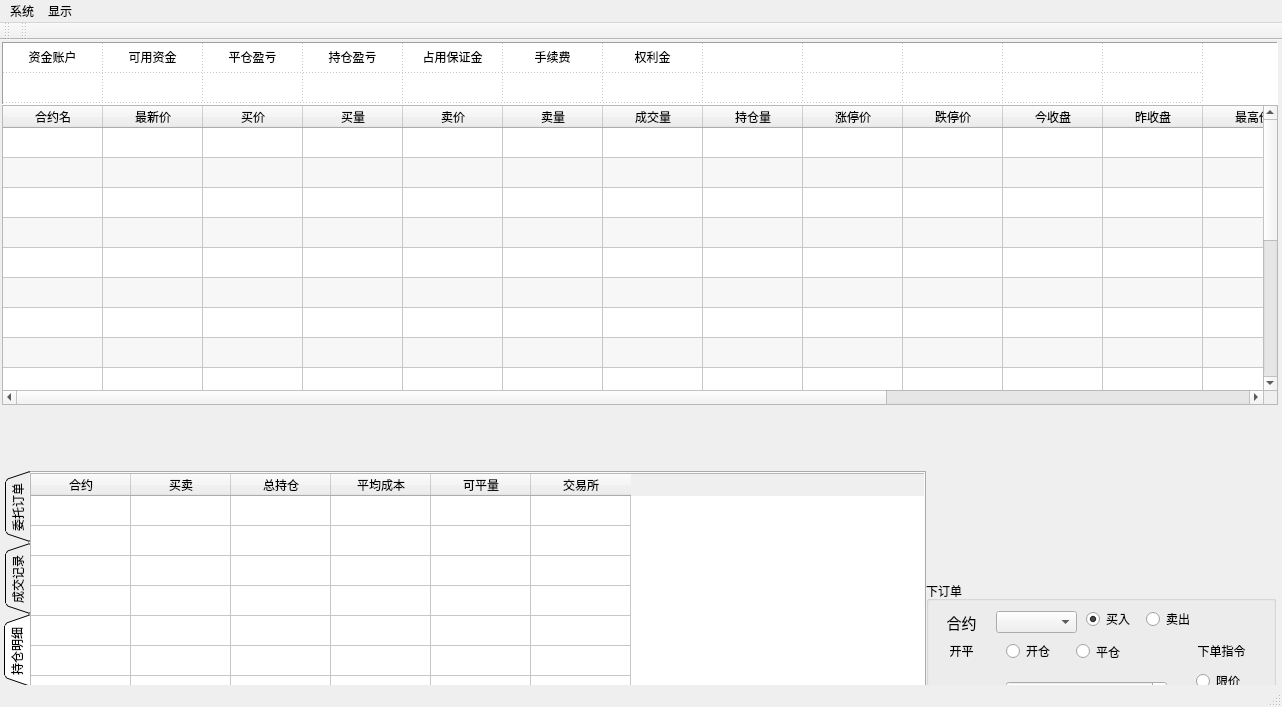
<?xml version="1.0" encoding="UTF-8"?>
<ui version="4.0">
 <class>Qt_femasClass</class>
 <widget class="QMainWindow" name="Qt_femasClass">
  <property name="geometry">
   <rect>
    <x>0</x>
    <y>0</y>
    <width>1282</width>
    <height>707</height>
   </rect>
  </property>
  <property name="windowTitle">
   <string>飞马交易客户端</string>
  </property>
  <property name="windowIcon">
   <iconset resource="qt_femas.qrc">
    <normaloff>:/images/ femasImage</normaloff>:/images/ femasImage</iconset>
  </property>
  <widget class="QWidget" name="centralWidget">
   <property name="sizePolicy">
    <sizepolicy hsizetype="Expanding" vsizetype="Expanding">
     <horstretch>0</horstretch>
     <verstretch>0</verstretch>
    </sizepolicy>
   </property>
   <widget class="QWidget" name="layoutWidget">
    <property name="geometry">
     <rect>
      <x>0</x>
      <y>0</y>
      <width>2</width>
      <height>2</height>
     </rect>
    </property>
    <layout class="QVBoxLayout" name="verticalLayout_4"/>
   </widget>
   <widget class="QWidget" name="widgetLA" native="true">
    <property name="geometry">
     <rect>
      <x>0</x>
      <y>0</y>
      <width>1280</width>
      <height>1000</height>
     </rect>
    </property>
    <property name="sizePolicy">
     <sizepolicy hsizetype="Expanding" vsizetype="Expanding">
      <horstretch>0</horstretch>
      <verstretch>0</verstretch>
     </sizepolicy>
    </property>
    <layout class="QFormLayout" name="formLayout">
     <property name="sizeConstraint">
      <enum>QLayout::SetNoConstraint</enum>
     </property>
     <property name="horizontalSpacing">
      <number>0</number>
     </property>
     <property name="verticalSpacing">
      <number>0</number>
     </property>
     <property name="leftMargin">
      <number>2</number>
     </property>
     <property name="topMargin">
      <number>2</number>
     </property>
     <property name="rightMargin">
      <number>2</number>
     </property>
     <property name="bottomMargin">
      <number>2</number>
     </property>
     <item row="0" column="0">
      <layout class="QVBoxLayout" name="verticalLayout_3"/>
     </item>
     <item row="1" column="1">
      <widget class="QTableWidget" name="MyFunds">
       <property name="maximumSize">
        <size>
         <width>16777215</width>
         <height>63</height>
        </size>
       </property>
       <property name="focusPolicy">
        <enum>Qt::WheelFocus</enum>
       </property>
       <property name="whatsThis">
        <string/>
       </property>
       <property name="frameShape">
        <enum>QFrame::Panel</enum>
       </property>
       <property name="editTriggers">
        <set>QAbstractItemView::NoEditTriggers</set>
       </property>
       <property name="gridStyle">
        <enum>Qt::DotLine</enum>
       </property>
       <property name="rowCount">
        <number>2</number>
       </property>
       <attribute name="horizontalHeaderVisible">
        <bool>false</bool>
       </attribute>
       <attribute name="horizontalHeaderCascadingSectionResizes">
        <bool>true</bool>
       </attribute>
       <attribute name="verticalHeaderVisible">
        <bool>false</bool>
       </attribute>
       <row/>
       <row/>
       <column>
        <property name="text">
         <string>新建列</string>
        </property>
       </column>
       <column>
        <property name="text">
         <string>新建列</string>
        </property>
       </column>
       <column>
        <property name="text">
         <string>新建列</string>
        </property>
       </column>
       <column>
        <property name="text">
         <string>新建列</string>
        </property>
       </column>
       <column>
        <property name="text">
         <string>新建列</string>
        </property>
       </column>
       <column>
        <property name="text">
         <string>新建列</string>
        </property>
       </column>
       <column>
        <property name="text">
         <string>新建列</string>
        </property>
       </column>
       <column>
        <property name="text">
         <string>新建列</string>
        </property>
       </column>
       <column>
        <property name="text">
         <string>新建列</string>
        </property>
       </column>
       <column>
        <property name="text">
         <string>新建列</string>
        </property>
       </column>
       <column>
        <property name="text">
         <string>新建列</string>
        </property>
       </column>
       <column>
        <property name="text">
         <string>新建列</string>
        </property>
       </column>
       <item row="0" column="0">
        <property name="text">
         <string>资金账户</string>
        </property>
        <property name="textAlignment">
         <set>AlignCenter</set>
        </property>
       </item>
       <item row="0" column="1">
        <property name="text">
         <string>可用资金</string>
        </property>
        <property name="textAlignment">
         <set>AlignCenter</set>
        </property>
       </item>
       <item row="0" column="2">
        <property name="text">
         <string>平仓盈亏</string>
        </property>
        <property name="textAlignment">
         <set>AlignCenter</set>
        </property>
       </item>
       <item row="0" column="3">
        <property name="text">
         <string>持仓盈亏</string>
        </property>
        <property name="textAlignment">
         <set>AlignCenter</set>
        </property>
       </item>
       <item row="0" column="4">
        <property name="text">
         <string>占用保证金</string>
        </property>
        <property name="textAlignment">
         <set>AlignCenter</set>
        </property>
       </item>
       <item row="0" column="5">
        <property name="text">
         <string>手续费</string>
        </property>
        <property name="textAlignment">
         <set>AlignCenter</set>
        </property>
       </item>
       <item row="0" column="6">
        <property name="text">
         <string>权利金</string>
        </property>
        <property name="textAlignment">
         <set>AlignCenter</set>
        </property>
       </item>
       <item row="0" column="7">
        <property name="text">
         <string/>
        </property>
        <property name="textAlignment">
         <set>AlignCenter</set>
        </property>
       </item>
       <item row="1" column="1">
        <property name="text">
         <string/>
        </property>
        <property name="textAlignment">
         <set>AlignCenter</set>
        </property>
       </item>
       <item row="1" column="2">
        <property name="text">
         <string/>
        </property>
        <property name="textAlignment">
         <set>AlignCenter</set>
        </property>
       </item>
       <item row="1" column="3">
        <property name="text">
         <string/>
        </property>
        <property name="textAlignment">
         <set>AlignCenter</set>
        </property>
       </item>
       <item row="1" column="4">
        <property name="text">
         <string/>
        </property>
        <property name="textAlignment">
         <set>AlignCenter</set>
        </property>
       </item>
       <item row="1" column="5">
        <property name="text">
         <string/>
        </property>
        <property name="textAlignment">
         <set>AlignCenter</set>
        </property>
       </item>
       <item row="1" column="6">
        <property name="text">
         <string/>
        </property>
        <property name="textAlignment">
         <set>AlignCenter</set>
        </property>
       </item>
       <item row="1" column="7">
        <property name="text">
         <string/>
        </property>
        <property name="textAlignment">
         <set>AlignCenter</set>
        </property>
       </item>
      </widget>
     </item>
     <item row="2" column="1">
      <widget class="QTableWidget" name="mduserTable">
       <property name="sizePolicy">
        <sizepolicy hsizetype="Expanding" vsizetype="Fixed">
         <horstretch>0</horstretch>
         <verstretch>0</verstretch>
        </sizepolicy>
       </property>
       <property name="minimumSize">
        <size>
         <width>0</width>
         <height>300</height>
        </size>
       </property>
       <property name="maximumSize">
        <size>
         <width>1380</width>
         <height>300</height>
        </size>
       </property>
       <property name="mouseTracking">
        <bool>false</bool>
       </property>
       <property name="toolTipDuration">
        <number>0</number>
       </property>
       <property name="layoutDirection">
        <enum>Qt::LeftToRight</enum>
       </property>
       <property name="styleSheet">
        <string notr="true"/>
       </property>
       <property name="verticalScrollBarPolicy">
        <enum>Qt::ScrollBarAlwaysOn</enum>
       </property>
       <property name="horizontalScrollBarPolicy">
        <enum>Qt::ScrollBarAlwaysOn</enum>
       </property>
       <property name="sizeAdjustPolicy">
        <enum>QAbstractScrollArea::AdjustToContents</enum>
       </property>
       <property name="editTriggers">
        <set>QAbstractItemView::NoEditTriggers</set>
       </property>
       <property name="alternatingRowColors">
        <bool>true</bool>
       </property>
       <property name="selectionBehavior">
        <enum>QAbstractItemView::SelectRows</enum>
       </property>
       <property name="iconSize">
        <size>
         <width>0</width>
         <height>0</height>
        </size>
       </property>
       <property name="textElideMode">
        <enum>Qt::ElideNone</enum>
       </property>
       <property name="verticalScrollMode">
        <enum>QAbstractItemView::ScrollPerItem</enum>
       </property>
       <property name="horizontalScrollMode">
        <enum>QAbstractItemView::ScrollPerItem</enum>
       </property>
       <property name="gridStyle">
        <enum>Qt::SolidLine</enum>
       </property>
       <property name="sortingEnabled">
        <bool>true</bool>
       </property>
       <property name="rowCount">
        <number>17</number>
       </property>
       <attribute name="verticalHeaderVisible">
        <bool>false</bool>
       </attribute>
       <row/>
       <row/>
       <row/>
       <row/>
       <row/>
       <row/>
       <row/>
       <row/>
       <row/>
       <row/>
       <row/>
       <row/>
       <row/>
       <row/>
       <row/>
       <row/>
       <row/>
       <column>
        <property name="text">
         <string>合约名</string>
        </property>
       </column>
       <column>
        <property name="text">
         <string>最新价</string>
        </property>
       </column>
       <column>
        <property name="text">
         <string>买价</string>
        </property>
       </column>
       <column>
        <property name="text">
         <string>买量</string>
        </property>
       </column>
       <column>
        <property name="text">
         <string>卖价</string>
        </property>
       </column>
       <column>
        <property name="text">
         <string>卖量</string>
        </property>
       </column>
       <column>
        <property name="text">
         <string>成交量</string>
        </property>
       </column>
       <column>
        <property name="text">
         <string>持仓量</string>
        </property>
       </column>
       <column>
        <property name="text">
         <string>涨停价</string>
        </property>
       </column>
       <column>
        <property name="text">
         <string>跌停价</string>
        </property>
       </column>
       <column>
        <property name="text">
         <string>今收盘</string>
        </property>
       </column>
       <column>
        <property name="text">
         <string>昨收盘</string>
        </property>
       </column>
       <column>
        <property name="text">
         <string>最高价</string>
        </property>
       </column>
       <column>
        <property name="text">
         <string>最低价</string>
        </property>
       </column>
       <column>
        <property name="text">
         <string>昨结算价</string>
        </property>
       </column>
       <column>
        <property name="text">
         <string>成交额</string>
        </property>
       </column>
       <column>
        <property name="text">
         <string>行情更新时间</string>
        </property>
       </column>
      </widget>
     </item>
     <item row="3" column="1">
      <widget class="QWidget" name="widgetLB" native="true">
       <property name="sizePolicy">
        <sizepolicy hsizetype="Expanding" vsizetype="Expanding">
         <horstretch>0</horstretch>
         <verstretch>0</verstretch>
        </sizepolicy>
       </property>
       <layout class="QGridLayout" name="gridLayout">
        <property name="sizeConstraint">
         <enum>QLayout::SetNoConstraint</enum>
        </property>
        <property name="leftMargin">
         <number>2</number>
        </property>
        <property name="topMargin">
         <number>2</number>
        </property>
        <property name="rightMargin">
         <number>2</number>
        </property>
        <property name="bottomMargin">
         <number>2</number>
        </property>
        <property name="spacing">
         <number>0</number>
        </property>
        <item row="0" column="1">
         <widget class="QGroupBox" name="placeOrder">
          <property name="sizePolicy">
           <sizepolicy hsizetype="Fixed" vsizetype="Fixed">
            <horstretch>0</horstretch>
            <verstretch>0</verstretch>
           </sizepolicy>
          </property>
          <property name="minimumSize">
           <size>
            <width>350</width>
            <height>280</height>
           </size>
          </property>
          <property name="maximumSize">
           <size>
            <width>350</width>
            <height>280</height>
           </size>
          </property>
          <property name="styleSheet">
           <string notr="true">font: 11pt &quot;微软雅黑&quot;;</string>
          </property>
          <property name="title">
           <string>下订单</string>
          </property>
          <widget class="QLabel" name="label">
           <property name="geometry">
            <rect>
             <x>10</x>
             <y>30</y>
             <width>51</width>
             <height>21</height>
            </rect>
           </property>
           <property name="styleSheet">
            <string notr="true">font: 10pt &quot;微软雅黑&quot;;</string>
           </property>
           <property name="text">
            <string>&lt;html&gt;&lt;head/&gt;&lt;body&gt;&lt;p align=&quot;center&quot;&gt;&lt;span style=&quot; font-size:11pt;&quot;&gt;合约&lt;/span&gt;&lt;/p&gt;&lt;/body&gt;&lt;/html&gt;</string>
           </property>
          </widget>
          <widget class="QComboBox" name="newOrder">
           <property name="geometry">
            <rect>
             <x>70</x>
             <y>30</y>
             <width>81</width>
             <height>22</height>
            </rect>
           </property>
          </widget>
          <widget class="QRadioButton" name="order_buy">
           <property name="geometry">
            <rect>
             <x>160</x>
             <y>30</y>
             <width>61</width>
             <height>16</height>
            </rect>
           </property>
           <property name="text">
            <string>买入</string>
           </property>
           <property name="checked">
            <bool>true</bool>
           </property>
          </widget>
          <widget class="QRadioButton" name="order_sale">
           <property name="geometry">
            <rect>
             <x>220</x>
             <y>30</y>
             <width>61</width>
             <height>16</height>
            </rect>
           </property>
           <property name="text">
            <string>卖出</string>
           </property>
          </widget>
          <widget class="QRadioButton" name="kaicang">
           <property name="geometry">
            <rect>
             <x>80</x>
             <y>60</y>
             <width>61</width>
             <height>20</height>
            </rect>
           </property>
           <property name="text">
            <string>开仓</string>
           </property>
           <property name="checked">
            <bool>false</bool>
           </property>
          </widget>
          <widget class="QRadioButton" name="pingcang">
           <property name="geometry">
            <rect>
             <x>150</x>
             <y>60</y>
             <width>61</width>
             <height>21</height>
            </rect>
           </property>
           <property name="text">
            <string>平仓</string>
           </property>
          </widget>
          <widget class="QLabel" name="shoushu">
           <property name="geometry">
            <rect>
             <x>20</x>
             <y>100</y>
             <width>41</width>
             <height>31</height>
            </rect>
           </property>
           <property name="styleSheet">
            <string notr="true">font: 10pt &quot;微软雅黑&quot;;</string>
           </property>
           <property name="text">
            <string>&lt;html&gt;&lt;head/&gt;&lt;body&gt;&lt;p align=&quot;center&quot;&gt;&lt;span style=&quot; font-size:9pt;&quot;&gt;手数&lt;/span&gt;&lt;/p&gt;&lt;/body&gt;&lt;/html&gt;</string>
           </property>
          </widget>
          <widget class="QSpinBox" name="trader_hand">
           <property name="geometry">
            <rect>
             <x>80</x>
             <y>100</y>
             <width>161</width>
             <height>31</height>
            </rect>
           </property>
           <property name="minimum">
            <number>1</number>
           </property>
           <property name="maximum">
            <number>50</number>
           </property>
           <property name="value">
            <number>1</number>
           </property>
          </widget>
          <widget class="QLabel" name="zhidingjia">
           <property name="geometry">
            <rect>
             <x>20</x>
             <y>150</y>
             <width>51</width>
             <height>31</height>
            </rect>
           </property>
           <property name="styleSheet">
            <string notr="true">font: 10pt &quot;微软雅黑&quot;;</string>
           </property>
           <property name="text">
            <string>&lt;html&gt;&lt;head/&gt;&lt;body&gt;&lt;p align=&quot;center&quot;&gt;&lt;span style=&quot; font-size:9pt;&quot;&gt;指定价&lt;/span&gt;&lt;/p&gt;&lt;/body&gt;&lt;/html&gt;</string>
           </property>
          </widget>
          <widget class="QDoubleSpinBox" name="order_price">
           <property name="geometry">
            <rect>
             <x>80</x>
             <y>150</y>
             <width>161</width>
             <height>31</height>
            </rect>
           </property>
           <property name="decimals">
            <number>1</number>
           </property>
           <property name="maximum">
            <double>100000.000000000000000</double>
           </property>
           <property name="singleStep">
            <double>0.200000000000000</double>
           </property>
          </widget>
          <widget class="QLabel" name="kaiping">
           <property name="geometry">
            <rect>
             <x>10</x>
             <y>60</y>
             <width>51</width>
             <height>21</height>
            </rect>
           </property>
           <property name="styleSheet">
            <string notr="true">font: 10pt &quot;微软雅黑&quot;;</string>
           </property>
           <property name="text">
            <string>&lt;html&gt;&lt;head/&gt;&lt;body&gt;&lt;p align=&quot;center&quot;&gt;开平&lt;/p&gt;&lt;/body&gt;&lt;/html&gt;</string>
           </property>
          </widget>
          <widget class="QPushButton" name="btnPlaceOrder">
           <property name="geometry">
            <rect>
             <x>30</x>
             <y>200</y>
             <width>151</width>
             <height>51</height>
            </rect>
           </property>
           <property name="text">
            <string>确定下单</string>
           </property>
          </widget>
          <widget class="QPushButton" name="reset">
           <property name="geometry">
            <rect>
             <x>200</x>
             <y>200</y>
             <width>101</width>
             <height>51</height>
            </rect>
           </property>
           <property name="text">
            <string>重置</string>
           </property>
          </widget>
          <widget class="QRadioButton" name="limitprice">
           <property name="geometry">
            <rect>
             <x>270</x>
             <y>90</y>
             <width>61</width>
             <height>20</height>
            </rect>
           </property>
           <property name="text">
            <string>限价</string>
           </property>
           <property name="checked">
            <bool>false</bool>
           </property>
          </widget>
          <widget class="QLabel" name="kaiping_2">
           <property name="geometry">
            <rect>
             <x>270</x>
             <y>60</y>
             <width>51</width>
             <height>21</height>
            </rect>
           </property>
           <property name="styleSheet">
            <string notr="true">font: 10pt &quot;微软雅黑&quot;;</string>
           </property>
           <property name="text">
            <string>&lt;html&gt;&lt;head/&gt;&lt;body&gt;&lt;p align=&quot;center&quot;&gt;下单指令&lt;/p&gt;&lt;/body&gt;&lt;/html&gt;</string>
           </property>
          </widget>
          <widget class="QRadioButton" name="anyprice">
           <property name="geometry">
            <rect>
             <x>270</x>
             <y>120</y>
             <width>61</width>
             <height>20</height>
            </rect>
           </property>
           <property name="text">
            <string>市价</string>
           </property>
           <property name="checked">
            <bool>false</bool>
           </property>
          </widget>
         </widget>
        </item>
        <item row="0" column="0">
         <widget class="QTabWidget" name="myOrder">
          <property name="sizePolicy">
           <sizepolicy hsizetype="MinimumExpanding" vsizetype="MinimumExpanding">
            <horstretch>0</horstretch>
            <verstretch>0</verstretch>
           </sizepolicy>
          </property>
          <property name="maximumSize">
           <size>
            <width>1000</width>
            <height>500</height>
           </size>
          </property>
          <property name="tabPosition">
           <enum>QTabWidget::West</enum>
          </property>
          <property name="tabShape">
           <enum>QTabWidget::Triangular</enum>
          </property>
          <property name="currentIndex">
           <number>2</number>
          </property>
          <property name="iconSize">
           <size>
            <width>18</width>
            <height>18</height>
           </size>
          </property>
          <widget class="QWidget" name="entrustOrder">
           <attribute name="title">
            <string>委托订单</string>
           </attribute>
           <widget class="QTableWidget" name="entrust_Order">
            <property name="geometry">
             <rect>
              <x>0</x>
              <y>0</y>
              <width>971</width>
              <height>271</height>
             </rect>
            </property>
            <property name="sizePolicy">
             <sizepolicy hsizetype="Expanding" vsizetype="Expanding">
              <horstretch>0</horstretch>
              <verstretch>0</verstretch>
             </sizepolicy>
            </property>
            <property name="minimumSize">
             <size>
              <width>0</width>
              <height>0</height>
             </size>
            </property>
            <property name="maximumSize">
             <size>
              <width>1380</width>
              <height>16777215</height>
             </size>
            </property>
            <property name="mouseTracking">
             <bool>false</bool>
            </property>
            <property name="verticalScrollBarPolicy">
             <enum>Qt::ScrollBarAlwaysOn</enum>
            </property>
            <property name="horizontalScrollBarPolicy">
             <enum>Qt::ScrollBarAlwaysOn</enum>
            </property>
            <property name="sizeAdjustPolicy">
             <enum>QAbstractScrollArea::AdjustToContents</enum>
            </property>
            <property name="editTriggers">
             <set>QAbstractItemView::NoEditTriggers</set>
            </property>
            <property name="selectionBehavior">
             <enum>QAbstractItemView::SelectRows</enum>
            </property>
            <property name="textElideMode">
             <enum>Qt::ElideRight</enum>
            </property>
            <property name="rowCount">
             <number>30</number>
            </property>
            <attribute name="verticalHeaderVisible">
             <bool>false</bool>
            </attribute>
            <row/>
            <row/>
            <row/>
            <row/>
            <row/>
            <row/>
            <row/>
            <row/>
            <row/>
            <row/>
            <row/>
            <row/>
            <row/>
            <row/>
            <row/>
            <row/>
            <row/>
            <row/>
            <row/>
            <row/>
            <row/>
            <row/>
            <row/>
            <row/>
            <row/>
            <row/>
            <row/>
            <row/>
            <row/>
            <row/>
            <column>
             <property name="text">
              <string>报单编号</string>
             </property>
            </column>
            <column>
             <property name="text">
              <string>合约</string>
             </property>
            </column>
            <column>
             <property name="text">
              <string>买卖</string>
             </property>
            </column>
            <column>
             <property name="text">
              <string>开平</string>
             </property>
            </column>
            <column>
             <property name="text">
              <string>状态</string>
             </property>
            </column>
            <column>
             <property name="text">
              <string>报单价格</string>
             </property>
            </column>
            <column>
             <property name="text">
              <string>未成交手数</string>
             </property>
            </column>
            <column>
             <property name="text">
              <string>报单手数</string>
             </property>
            </column>
            <column>
             <property name="text">
              <string>成交均价</string>
             </property>
            </column>
            <column>
             <property name="text">
              <string>报单时间</string>
             </property>
            </column>
            <column>
             <property name="text">
              <string>交易所</string>
             </property>
            </column>
           </widget>
          </widget>
          <widget class="QWidget" name="finishOrder">
           <attribute name="title">
            <string>成交记录</string>
           </attribute>
           <widget class="QTableWidget" name="finish_Order">
            <property name="geometry">
             <rect>
              <x>0</x>
              <y>0</y>
              <width>981</width>
              <height>271</height>
             </rect>
            </property>
            <property name="sizePolicy">
             <sizepolicy hsizetype="Expanding" vsizetype="Expanding">
              <horstretch>0</horstretch>
              <verstretch>0</verstretch>
             </sizepolicy>
            </property>
            <property name="minimumSize">
             <size>
              <width>0</width>
              <height>0</height>
             </size>
            </property>
            <property name="maximumSize">
             <size>
              <width>16777215</width>
              <height>16777215</height>
             </size>
            </property>
            <property name="mouseTracking">
             <bool>false</bool>
            </property>
            <property name="verticalScrollBarPolicy">
             <enum>Qt::ScrollBarAlwaysOn</enum>
            </property>
            <property name="horizontalScrollBarPolicy">
             <enum>Qt::ScrollBarAlwaysOn</enum>
            </property>
            <property name="sizeAdjustPolicy">
             <enum>QAbstractScrollArea::AdjustToContents</enum>
            </property>
            <property name="autoScroll">
             <bool>true</bool>
            </property>
            <property name="editTriggers">
             <set>QAbstractItemView::NoEditTriggers</set>
            </property>
            <property name="selectionBehavior">
             <enum>QAbstractItemView::SelectRows</enum>
            </property>
            <property name="textElideMode">
             <enum>Qt::ElideRight</enum>
            </property>
            <property name="rowCount">
             <number>30</number>
            </property>
            <attribute name="verticalHeaderVisible">
             <bool>false</bool>
            </attribute>
            <row/>
            <row/>
            <row/>
            <row/>
            <row/>
            <row/>
            <row/>
            <row/>
            <row/>
            <row/>
            <row/>
            <row/>
            <row/>
            <row/>
            <row/>
            <row/>
            <row/>
            <row/>
            <row/>
            <row/>
            <row/>
            <row/>
            <row/>
            <row/>
            <row/>
            <row/>
            <row/>
            <row/>
            <row/>
            <row/>
            <column>
             <property name="text">
              <string>成交编号</string>
             </property>
            </column>
            <column>
             <property name="text">
              <string>合约</string>
             </property>
            </column>
            <column>
             <property name="text">
              <string>买卖</string>
             </property>
            </column>
            <column>
             <property name="text">
              <string>开平</string>
             </property>
             <property name="font">
              <font>
               <weight>50</weight>
               <bold>false</bold>
              </font>
             </property>
            </column>
            <column>
             <property name="text">
              <string>成交价格</string>
             </property>
             <property name="font">
              <font>
               <weight>50</weight>
               <bold>false</bold>
              </font>
             </property>
            </column>
            <column>
             <property name="text">
              <string>成交手数</string>
             </property>
            </column>
            <column>
             <property name="text">
              <string>成交时间</string>
             </property>
            </column>
            <column>
             <property name="text">
              <string>成交类型</string>
             </property>
            </column>
            <column>
             <property name="text">
              <string>报单编号</string>
             </property>
            </column>
            <column>
             <property name="text">
              <string>报单时间</string>
             </property>
            </column>
            <column>
             <property name="text">
              <string>交易所</string>
             </property>
            </column>
           </widget>
          </widget>
          <widget class="QWidget" name="position">
           <attribute name="title">
            <string>持仓明细</string>
           </attribute>
           <widget class="QTableWidget" name="position_detail">
            <property name="geometry">
             <rect>
              <x>0</x>
              <y>0</y>
              <width>981</width>
              <height>271</height>
             </rect>
            </property>
            <property name="sizePolicy">
             <sizepolicy hsizetype="Expanding" vsizetype="Expanding">
              <horstretch>0</horstretch>
              <verstretch>0</verstretch>
             </sizepolicy>
            </property>
            <property name="minimumSize">
             <size>
              <width>0</width>
              <height>0</height>
             </size>
            </property>
            <property name="maximumSize">
             <size>
              <width>16777215</width>
              <height>16777215</height>
             </size>
            </property>
            <property name="mouseTracking">
             <bool>false</bool>
            </property>
            <property name="toolTipDuration">
             <number>0</number>
            </property>
            <property name="verticalScrollBarPolicy">
             <enum>Qt::ScrollBarAlwaysOn</enum>
            </property>
            <property name="horizontalScrollBarPolicy">
             <enum>Qt::ScrollBarAlwaysOn</enum>
            </property>
            <property name="editTriggers">
             <set>QAbstractItemView::NoEditTriggers</set>
            </property>
            <property name="selectionBehavior">
             <enum>QAbstractItemView::SelectRows</enum>
            </property>
            <property name="textElideMode">
             <enum>Qt::ElideRight</enum>
            </property>
            <property name="rowCount">
             <number>20</number>
            </property>
            <attribute name="verticalHeaderVisible">
             <bool>false</bool>
            </attribute>
            <row/>
            <row/>
            <row/>
            <row/>
            <row/>
            <row/>
            <row/>
            <row/>
            <row/>
            <row/>
            <row/>
            <row/>
            <row/>
            <row/>
            <row/>
            <row/>
            <row/>
            <row/>
            <row/>
            <row/>
            <column>
             <property name="text">
              <string>合约</string>
             </property>
            </column>
            <column>
             <property name="text">
              <string>买卖</string>
             </property>
            </column>
            <column>
             <property name="text">
              <string>总持仓</string>
             </property>
            </column>
            <column>
             <property name="text">
              <string>平均成本</string>
             </property>
            </column>
            <column>
             <property name="text">
              <string>可平量</string>
             </property>
            </column>
            <column>
             <property name="text">
              <string>交易所</string>
             </property>
            </column>
           </widget>
          </widget>
         </widget>
        </item>
       </layout>
      </widget>
     </item>
    </layout>
   </widget>
  </widget>
  <widget class="QMenuBar" name="menuBar">
   <property name="geometry">
    <rect>
     <x>0</x>
     <y>0</y>
     <width>1282</width>
     <height>23</height>
    </rect>
   </property>
   <widget class="QMenu" name="menu">
    <property name="title">
     <string>系统</string>
    </property>
    <addaction name="action"/>
    <addaction name="actionGuanyu"/>
    <addaction name="actionTuichu"/>
   </widget>
   <widget class="QMenu" name="menu_2">
    <property name="title">
     <string>显示</string>
    </property>
    <addaction name="actionK"/>
    <addaction name="action_2"/>
   </widget>
   <addaction name="menu"/>
   <addaction name="menu_2"/>
  </widget>
  <widget class="QToolBar" name="mainToolBar">
   <attribute name="toolBarArea">
    <enum>TopToolBarArea</enum>
   </attribute>
   <attribute name="toolBarBreak">
    <bool>false</bool>
   </attribute>
  </widget>
  <widget class="QToolBar" name="toolBar">
   <property name="windowTitle">
    <string>toolBar</string>
   </property>
   <attribute name="toolBarArea">
    <enum>TopToolBarArea</enum>
   </attribute>
   <attribute name="toolBarBreak">
    <bool>false</bool>
   </attribute>
  </widget>
  <widget class="QStatusBar" name="statusBar"/>
  <action name="actionK">
   <property name="text">
    <string>盘口行情界面</string>
   </property>
  </action>
  <action name="action">
   <property name="text">
    <string>帮助</string>
   </property>
  </action>
  <action name="actionGuanyu">
   <property name="text">
    <string>关于</string>
   </property>
  </action>
  <action name="actionTuichu">
   <property name="text">
    <string>退出</string>
   </property>
  </action>
  <action name="action_2">
   <property name="text">
    <string>K线图</string>
   </property>
  </action>
 </widget>
 <layoutdefault spacing="6" margin="11"/>
 <resources>
  <include location="qt_femas.qrc"/>
 </resources>
 <connections/>
</ui>
